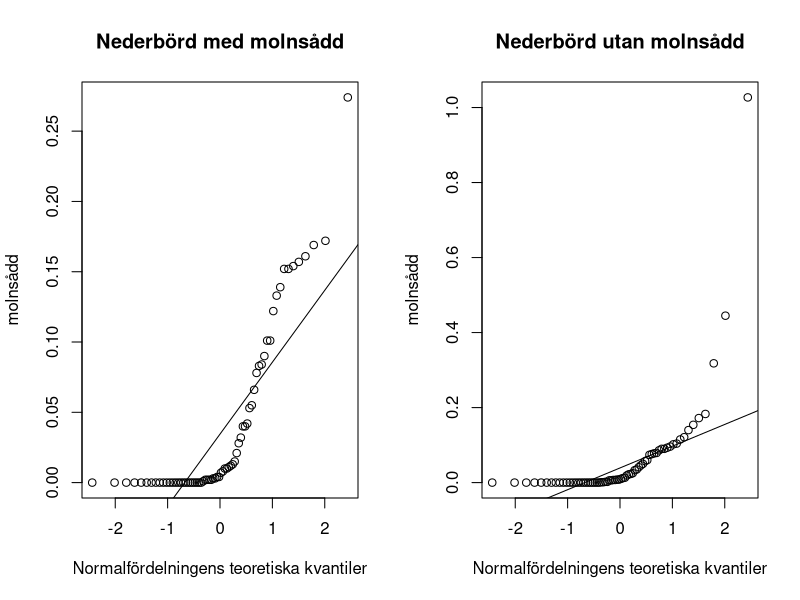
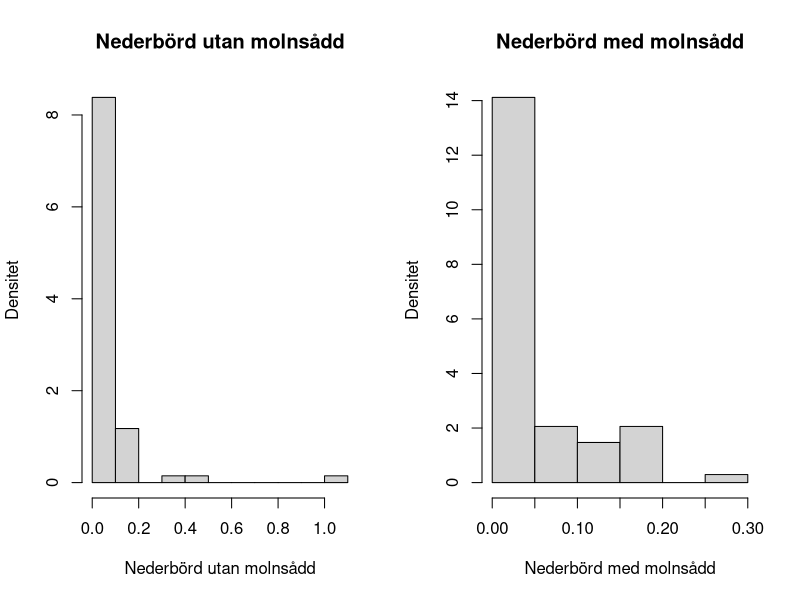
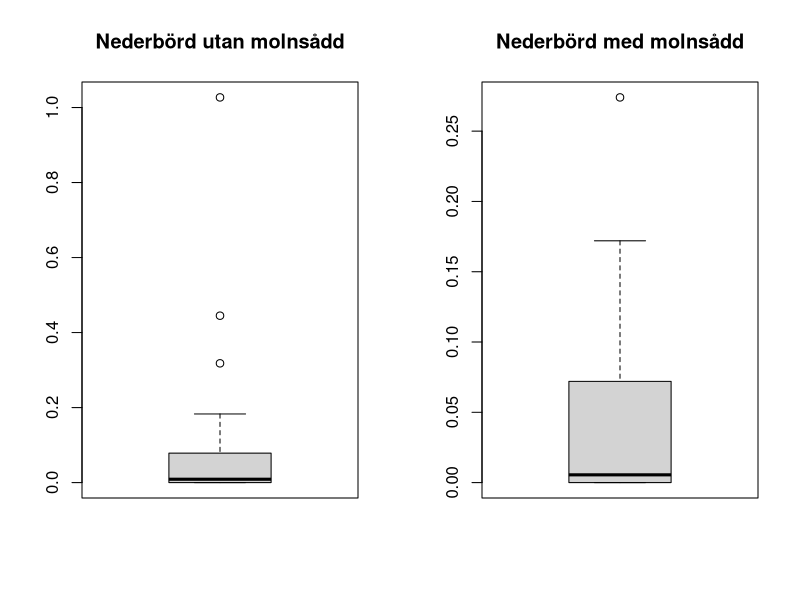
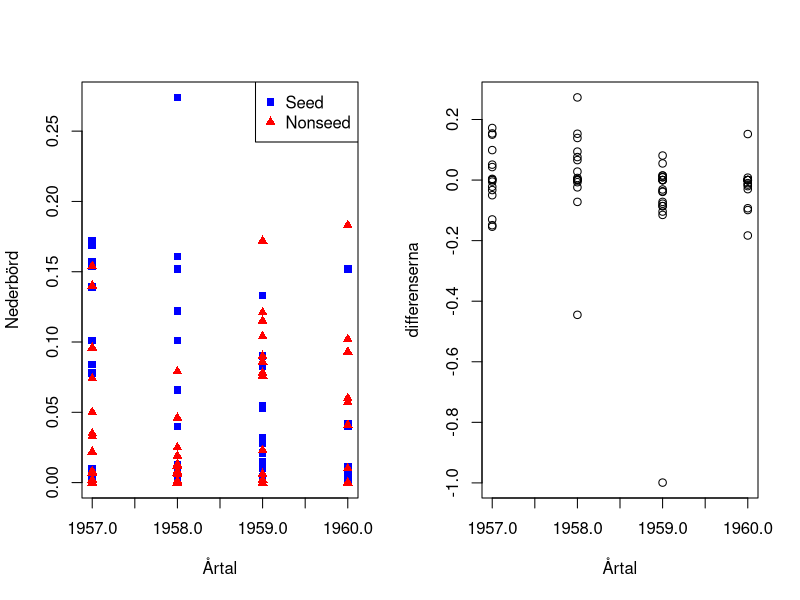
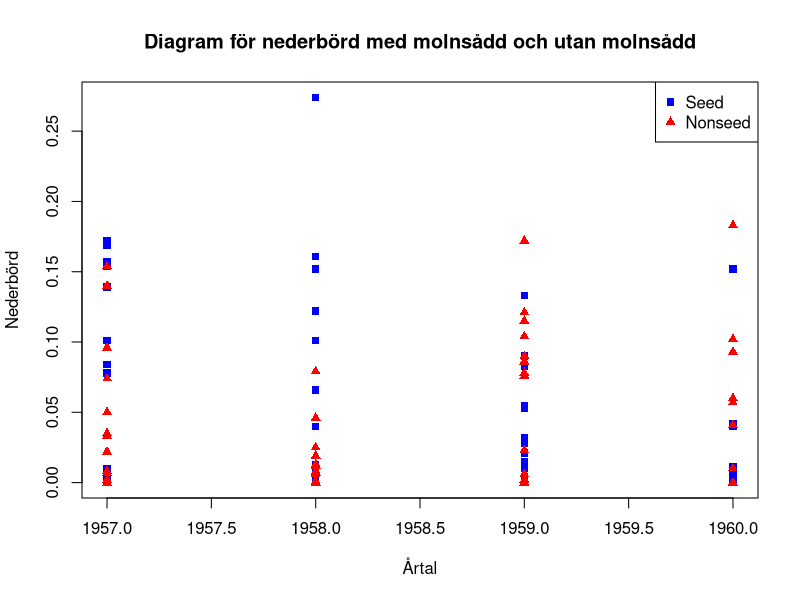
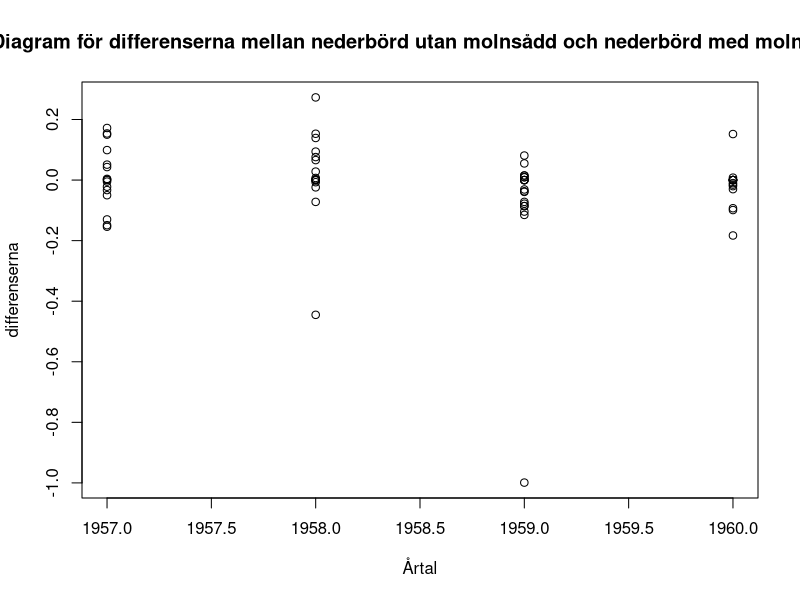
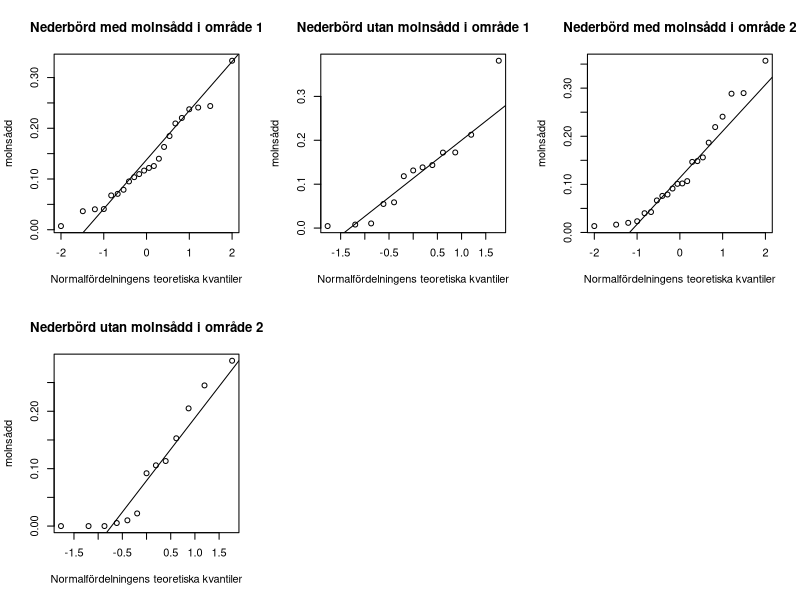
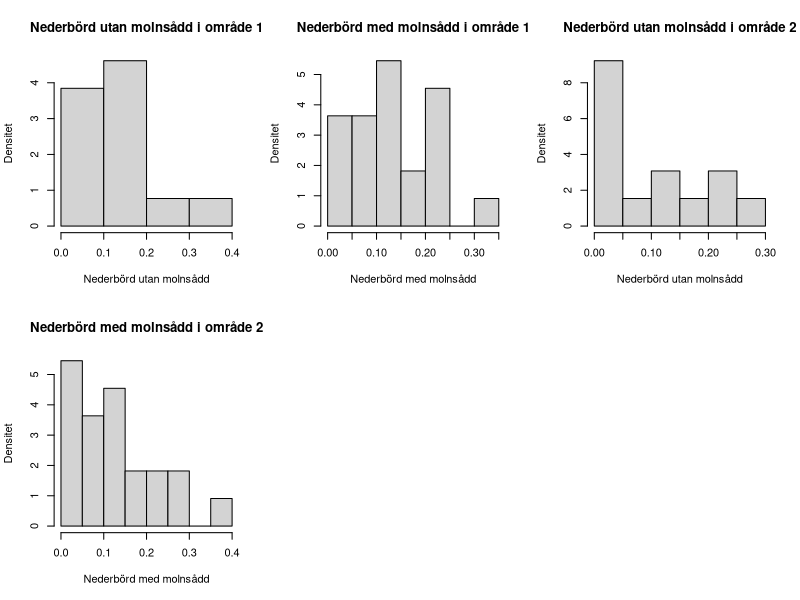

The R script that drew these images, in order:
## ---- chunk 1
arizona <- read.csv("arizona.csv", header = FALSE) #Yinyi testa använda denna istället
#arizona <- read.csv("E:\\matematik\\MT4001\\labb\\homework1\\arizona.csv", header = FALSE)
year <- arizona$V1
seed <- arizona$V2
nonseed <- arizona$V3
old_par <- par(mfrow = c(1,2))
qqnorm(seed,main = 'Nederbörd med molnsådd', ylab= 'Nederbörd med
molnsådd', xlab= 'Normalfördelningens teoretiska kvantiler')
qqline(seed)
qqnorm(nonseed,main = 'Nederbörd utan molnsådd', ylab= 'Nederbörd utan
molnsådd', xlab= 'Normalfördelningens teoretiska kvantiler')
qqline(nonseed)
par(old_par)
old_par <- par(mfrow = c(1,2))
hist(nonseed,prob = TRUE, main = 'Nederbörd utan molnsådd', ylab =
       'Densitet', xlab = 'Nederbörd utan molnsådd')
hist(seed,prob = TRUE, main = 'Nederbörd med molnsådd', ylab =
       'Densitet', xlab = 'Nederbörd med molnsådd')
par(old_par)
old_par <- par(mfrow = c(1,2))
boxplot(nonseed, prob = TRUE, main = 'Nederbörd utan molnsådd')
boxplot(seed, prob = TRUE, main = 'Nederbörd med molnsådd')
par(old_par)
## ---- chunk 2
differ <- seed-nonseed
old_par <- par(mfrow = c(1,2))
plot(year,seed, xlab= '
Årtal', ylab = 'Nederbörd',
pch = 15,
col ="blue")
points(year,nonseed,
       pch = 17,  # Solid triangles
       col = "red")
legend("topright", 
       legend = c("Seed", "Nonseed"), 
       pch = c(15, 17),  # Shapes corresponding to seed and nonseed
       col = c("blue", "red"))  # Colors corresponding to seed and nonseed
plot(year,differ, ylab= 'differenserna', xlab = 'Årtal')
par(old_par)
## ---- chunk 3
plot(year, seed, 
     main = 'Diagram för nederbörd med molnsådd och utan molnsådd', 
     xlab = 'Årtal', 
     ylab = 'Nederbörd', 
     pch = 15,  # Solid squares for seed
     col = "blue")
points(year, nonseed, 
       pch = 17,  # Solid triangles for nonseed
       col = "red")

# Add a legend
legend("topright", 
       legend = c("Seed", "Nonseed"), 
       pch = c(15, 17),  # Shapes corresponding to seed and nonseed
       col = c("blue", "red"))  # Colors corresponding to seed and nonseed
## ---- chunk 4
plot(year,differ,main = 'Diagram för differenserna mellan nederbörd utan molnsådd och nederbörd med molnsådd', ylab= 'differenserna', xlab = 'Årtal')
## ---- chunk 5
result <- wilcox.test(seed,nonseed, alternative = "greater", paired = TRUE)
print(result)
## ---- chunk 6
oregon <- read.csv("oregon.csv", header = FALSE) #Yinyi testa använda denna istället
#oregon <- read.csv("E:\\matematik\\MT4001\\labb\\homework1\\oregon.csv", header = FALSE)
trial <- oregon$V1
typ1 <- oregon$V2
typ2 <- oregon$V3
nonseed1 <- typ1[trial == 1]
seed1 <- typ1[trial == 2]
nonseed2 <- typ2[trial == 1]
seed2 <- typ2[trial == 2]
old_par <- par(mfrow = c(2,3))
qqnorm(seed1,main = 'Nederbörd med molnsådd i område 1', ylab= 'Nederbörd med
molnsådd', xlab= 'Normalfördelningens teoretiska kvantiler')
qqline(seed1)
qqnorm(nonseed1,main = 'Nederbörd utan molnsådd i område 1', ylab= 'Nederbörd utan
molnsådd', xlab= 'Normalfördelningens teoretiska kvantiler')
qqline(nonseed1)
qqnorm(seed2,main = 'Nederbörd med molnsådd i område 2', ylab= 'Nederbörd med
molnsådd', xlab= 'Normalfördelningens teoretiska kvantiler')
qqline(seed2)
qqnorm(nonseed2,main = 'Nederbörd utan molnsådd i område 2', ylab= 'Nederbörd utan
molnsådd', xlab= 'Normalfördelningens teoretiska kvantiler')
qqline(nonseed2)
par(old_par)
## ---- chunk 7
old_par <- par(mfrow = c(2,3))
hist(nonseed1,prob = TRUE, main = 'Nederbörd utan molnsådd i område 1', ylab =
       'Densitet', xlab = 'Nederbörd utan molnsådd')
hist(seed1,prob = TRUE, main = 'Nederbörd med molnsådd i område 1', ylab =
       'Densitet', xlab = 'Nederbörd med molnsådd')
hist(nonseed2,prob = TRUE, main = 'Nederbörd utan molnsådd i område 2', ylab =
       'Densitet', xlab = 'Nederbörd utan molnsådd')
hist(seed2,prob = TRUE, main = 'Nederbörd med molnsådd i område 2', ylab =
       'Densitet', xlab = 'Nederbörd med molnsådd')
par(old_par)
old_par <- par(mfrow = c(2,3))
boxplot(nonseed1, prob = TRUE, main = 'Nederbörd utan molnsådd i område 1')
boxplot(seed1, prob = TRUE, main = 'Nederbörd med molnsådd i område 1')
boxplot(nonseed2, prob = TRUE, main = 'Nederbörd utan molnsådd i område 2')
boxplot(seed2, prob = TRUE, main = 'Nederbörd med molnsådd i område 2')
par(old_par)

## ---- chunk 8
differ1 <- seed1-nonseed1
differ2 <- seed2-nonseed2
result1 <- wilcox.test(differ1, alternative = "greater")
result2 <- wilcox.test(differ2, alternative = "greater")
print(result1)
print(result2)
